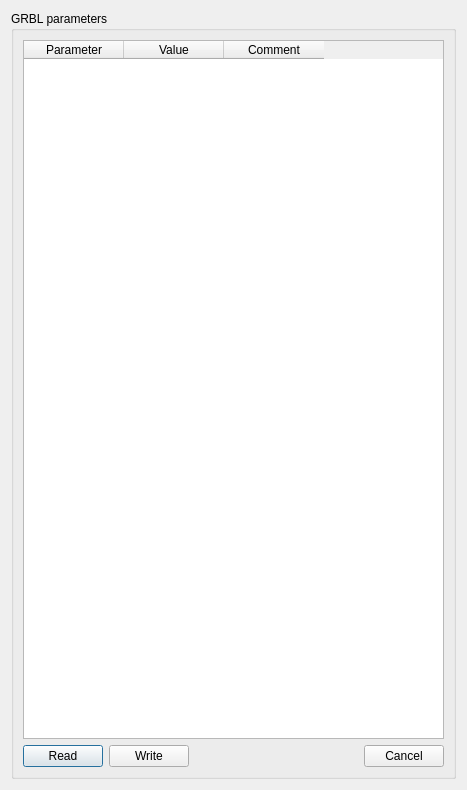
<?xml version="1.0" encoding="UTF-8"?>
<ui version="4.0">
 <class>GRBLSettings</class>
 <widget class="QDialog" name="GRBLSettings">
  <property name="geometry">
   <rect>
    <x>0</x>
    <y>0</y>
    <width>467</width>
    <height>790</height>
   </rect>
  </property>
  <property name="windowTitle">
   <string>GRBL Settings</string>
  </property>
  <layout class="QVBoxLayout" name="verticalLayout_3">
   <item>
    <widget class="QGroupBox" name="groupBox_2">
     <property name="title">
      <string>GRBL parameters</string>
     </property>
     <layout class="QVBoxLayout" name="verticalLayout">
      <item>
       <widget class="QTableWidget" name="table_gcode_log">
        <column>
         <property name="text">
          <string>Parameter</string>
         </property>
        </column>
        <column>
         <property name="text">
          <string>Value</string>
         </property>
        </column>
        <column>
         <property name="text">
          <string>Comment</string>
         </property>
        </column>
       </widget>
      </item>
      <item>
       <layout class="QHBoxLayout" name="horizontalLayout">
        <item>
         <widget class="QPushButton" name="pushButton">
          <property name="text">
           <string>Read</string>
          </property>
         </widget>
        </item>
        <item>
         <widget class="QPushButton" name="pushButton_2">
          <property name="text">
           <string>Write</string>
          </property>
         </widget>
        </item>
        <item>
         <spacer name="horizontalSpacer">
          <property name="orientation">
           <enum>Qt::Horizontal</enum>
          </property>
          <property name="sizeHint" stdset="0">
           <size>
            <width>40</width>
            <height>20</height>
           </size>
          </property>
         </spacer>
        </item>
        <item>
         <widget class="QPushButton" name="pushButton_3">
          <property name="text">
           <string>Cancel</string>
          </property>
         </widget>
        </item>
       </layout>
      </item>
     </layout>
    </widget>
   </item>
  </layout>
 </widget>
 <resources/>
 <connections/>
</ui>
